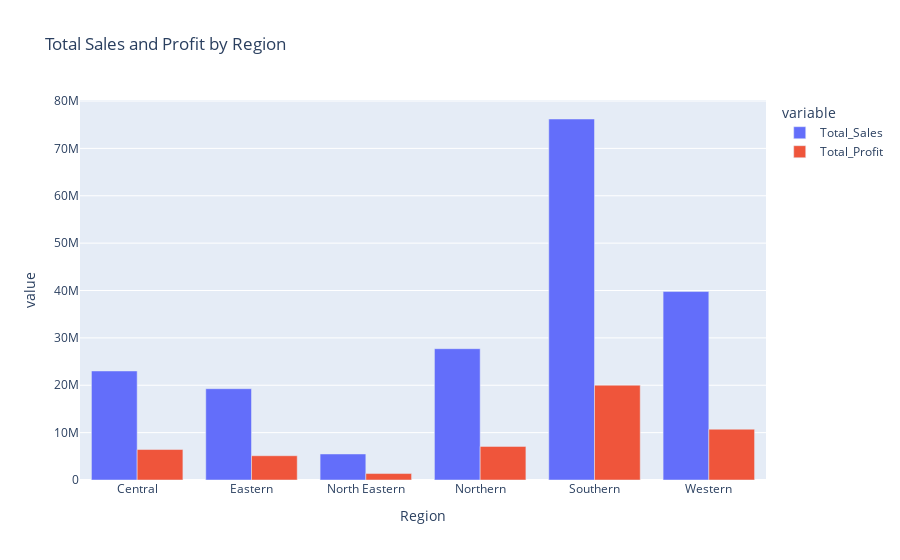

Notebook code for this chart:
### Markdown cell above
## Insight

* Consumer segment dominates sales, contributing 50.6% of the total revenue.
* Corporate segment holds 30.7%, making it the second-largest contributor.
* Home Office segment has the lowest share at 18.7%, indicating potential for growth.

### Code cell
region_data = df.groupby("Region").agg(Total_Sales = ("sales","sum"), Total_Profit = ("profit","sum")).reset_index()

fig_bar = px.bar(region_data, x="Region", y=(["Total_Sales","Total_Profit"]), barmode= "group", 
              title="Total Sales and Profit by Region") 

fig_bar.show()

### Figure 1 — Plotly figure (JSON) as saved in the notebook; plotly's stock layout.template omitted (floating-point values rounded to 4 significant figures)
{"data": [{"alignmentgroup": "True", "hovertemplate": "variable=Total_Sales<br>Region=%{x}<br>value=%{y}<extra></extra>", "legendgroup": "Total_Sales", "marker": {"color": "#636efa", "pattern": {"shape": ""}}, "name": "Total_Sales", "offsetgroup": "Total_Sales", "orientation": "v", "showlegend": true, "textposition": "auto", "type": "bar", "x": ["Central", "Eastern", "North Eastern", "Northern", "Southern", "Western"], "xaxis": "x", "y": [23013204, 19273228, 5494491, 27719390, 76204068, 39780983], "yaxis": "y"}, {"alignmentgroup": "True", "hovertemplate": "variable=Total_Profit<br>Region=%{x}<br>value=%{y}<extra></extra>", "legendgroup": "Total_Profit", "marker": {"color": "#EF553B", "pattern": {"shape": ""}}, "name": "Total_Profit", "offsetgroup": "Total_Profit", "orientation": "v", "showlegend": true, "textposition": "auto", "type": "bar", "x": ["Central", "Eastern", "North Eastern", "Northern", "Southern", "Western"], "xaxis": "x", "y": [6434258, 5126260, 1361565, 7095272, 20011383, 10721853], "yaxis": "y"}], "layout": {"barmode": "group", "legend": {"title": {"text": "variable"}, "tracegroupgap": 0}, "title": {"text": "Total Sales and Profit by Region"}, "xaxis": {"anchor": "y", "domain": [0, 1], "title": {"text": "Region"}}, "yaxis": {"anchor": "x", "domain": [0, 1], "title": {"text": "value"}}}}
